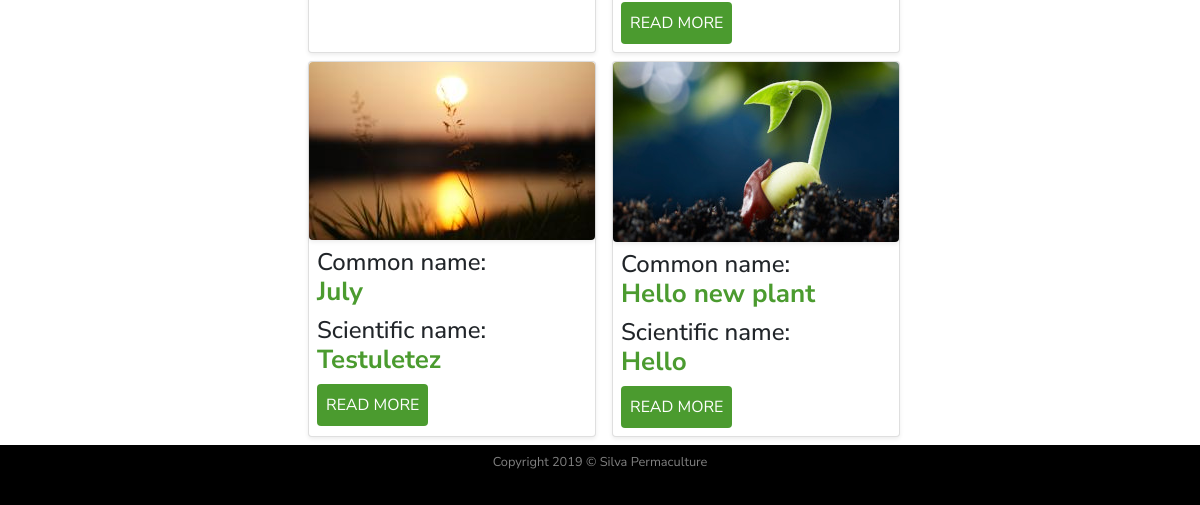
/plants (lower part), run on an earlier commit of the app's database.
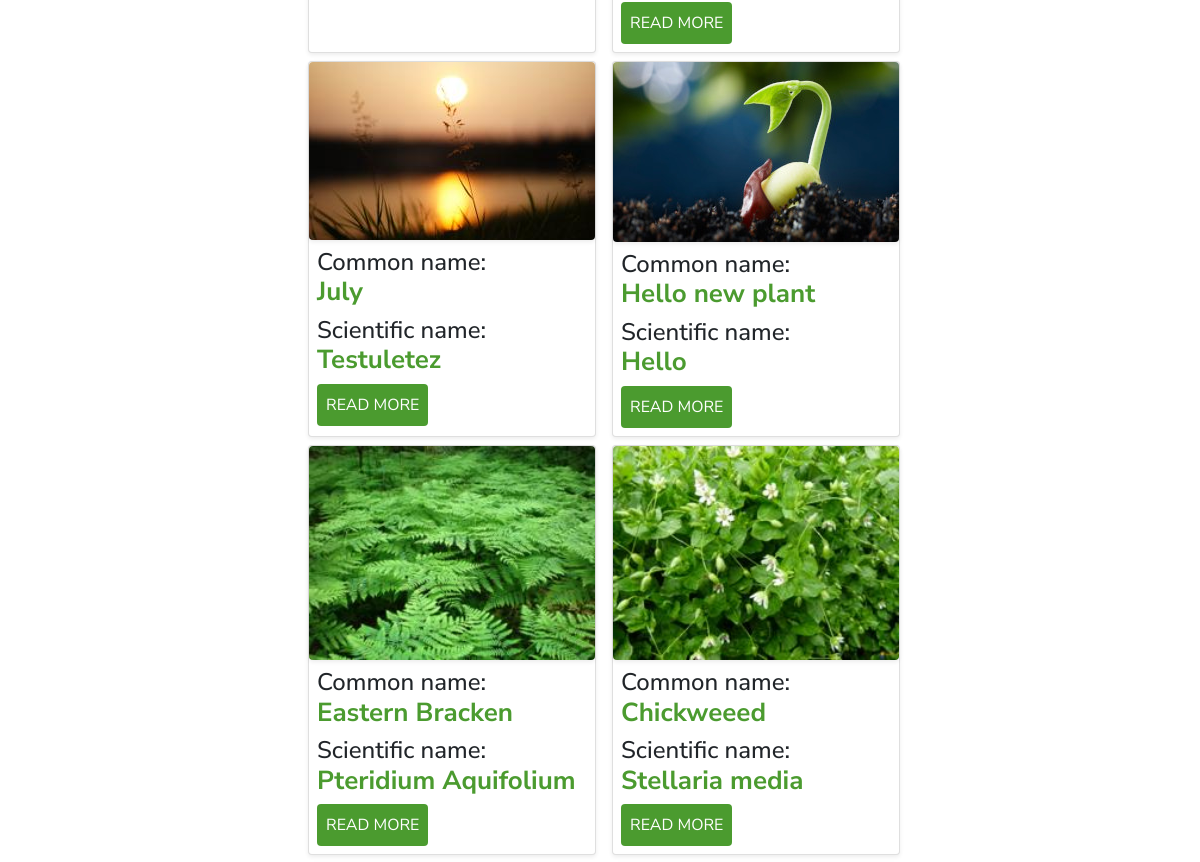
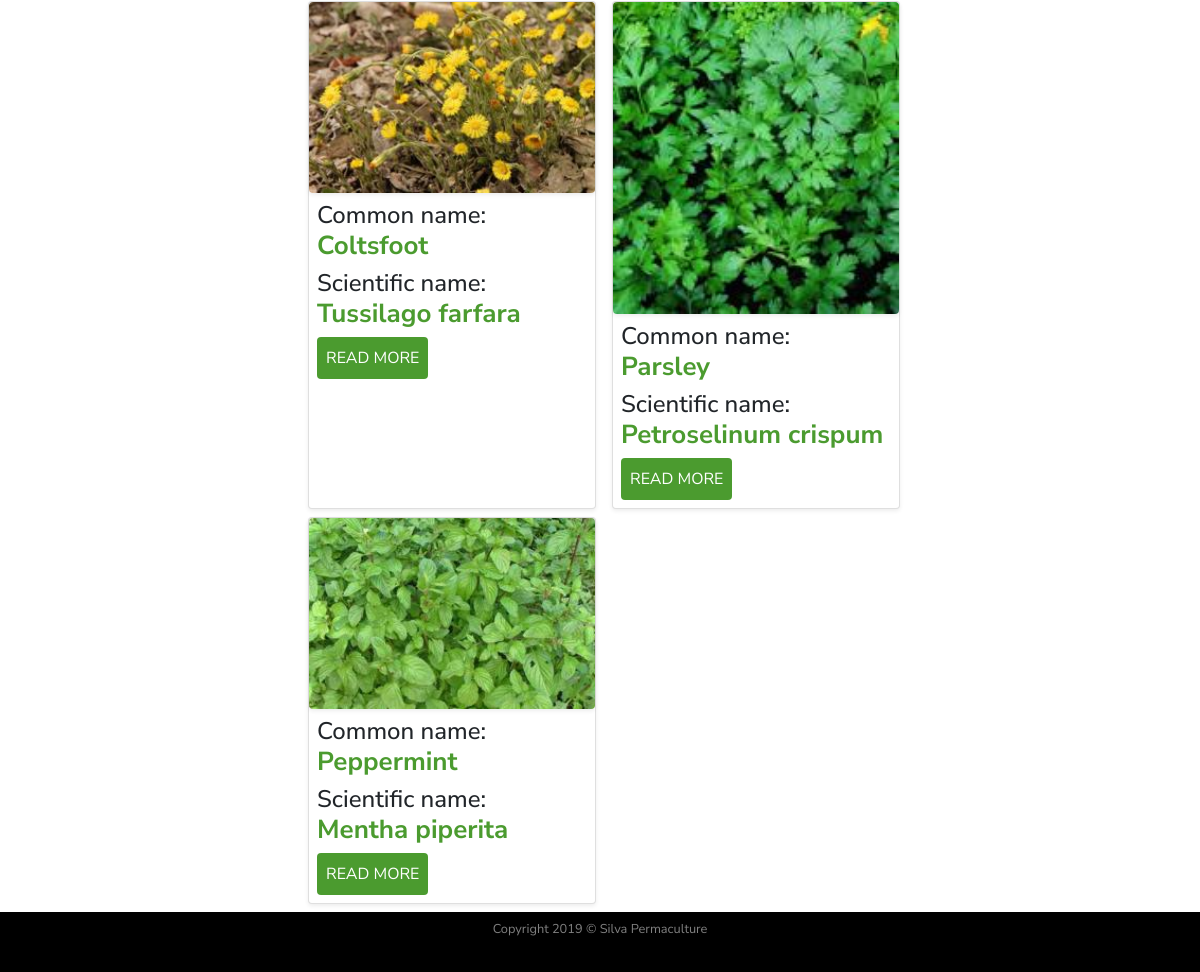
And on a later commit of the database (2 pictures, top to bottom).
### silvapermaculture/models.py (models this page shows, shortened)
class SearchitMixin(object):
    @classmethod
    def search(cls, expression, page, per_page):
        ids, total = search_index(cls.__tablename__, expression, page, per_page)
        if total == 0:
            return cls.query.filter_by(id=0), 0
        when = []
        for i in range(len(ids)):
            when.append((ids[i],i))
        return cls.query.filter(cls.id.in_(ids)).order_by(
            db.case(when, value=cls.id)), total

class Plants(SearchitMixin, db.Model):
    __searchit__ = ['common_name', 'botanical_name', 'medicinal', 'region']
    id = db.Column(db.Integer, primary_key=True)
    common_name = db.Column(db.String(40), nullable=False)
    botanical_name = db.Column(db.String(80), unique=True, nullable=False)
    short_description = db.Column(db.Text, nullable=False)
    medicinal = db.Column(db.Text, nullable=False)
    other_uses = db.Column(db.Text, nullable=False)
    habitats = db.Column(db.Text, nullable=False)
    region = db.Column(db.Text, nullable=False)
    image_file = db.Column(db.String(20), default='default_plant_pic.jpg')
    date_added = db.Column(db.DateTime, nullable=False, default=datetime.utcnow)
    user_id = db.Column(db.Integer, db.ForeignKey('user.id'), nullable=False)
    dna = db.relationship('DNA', secondary = plants_dna_table)  # Dynamic_Nutrient_Accumulated
    nfn = db.relationship('NFN', secondary = plants_nfn_table)  # Nitrogen_Fixers_Nursing

### silvapermaculture/routes.py (the view)
@app.route("/plants")
def plants():
    plants = Plants.query.all()
    search = SearchForm()
    searchn = SearchFormN()
    return render_template('plants.html', title= 'Plants Database', plants=plants, search=search, searchn=searchn)

### silvapermaculture/forms.py (called while the page is built)
def enabled_dna():
    return DNA.query

def enabled_nfn():
    return NFN.query

### silvapermaculture/templates/plants.html (shortened to what this page needs)
{% extends "layout.html" %}
    {% block content %}
        <div class="row">
            <div class="col-12 col-lg-3">
            </div>
            <div class="col-12 col-lg-9 mt-lg-3">
                <div class="row">
                         {% for plant in plants %}
                        <div class="card shadow-sm my-2 my-lg-0 mx-lg-2 mb-lg-2" style="width: 18rem;">
                            <img class="img-fluid rounded shadow-sm" src="{{ url_for('static', filename='img/plants/' + plant.image_file) }}"  alt="Default plant image"/>
                              <div class="card-body p-2">
                                <h4 class="text-left">Common name:<br/> <span class="titles">{{ plant.common_name }}</span></h4>
                                <h4 class="text-left">Scientific name:<br/> <span class="titles">{{ plant.botanical_name }} </span></h4>
                                <a class="btn btn-readmore p-2" href="{{ url_for('plant', plant_id=plant.id) }}">READ MORE</a>
                              </div>
                        </div>
                        {% endfor %}
                </div>
            </div>
        </div>
    {% endblock content %} #Jinja2 allows to put the name of the block here so to know which block is closing if we have multiple.

### silvapermaculture/templates/layout.html (shortened to what this page needs)
<!doctype html>
<html lang="en">
<head>
    <link rel="stylesheet" href="https://stackpath.bootstrapcdn.com/bootstrap/4.3.1/css/bootstrap.min.css">
    <link rel="stylesheet" href="https://cdn.jsdelivr.net/npm/bootstrap-select@1.13.9/dist/css/bootstrap-select.min.css">
    <link rel="stylesheet" href="https://use.fontawesome.com/releases/v5.3.1/css/all.css"
crossorigin="anonymous">
    <link rel="stylesheet" href="{{ url_for('static', filename='css/style.css') }}" type="text/css">
</head>
<body class="d-flex flex-column">
<main>
    <div class="container-fluid">
                {% block content %}
                {% endblock content %}
    </div>
</main>
<div class="container-fluid">
    <div class="row ">
        <div class="col-12 p-0 my-0">
            <footer  class="bg-black text-white-50">
                <div class="text-center  py-1">
                  <small class="py-2">Copyright 2019 &copy; Silva Permaculture</small>
                </div>
            </footer>
        </div>
    </div>
</div>
</body>
</html>

### silvapermaculture/static/css/style.css (style rules this page uses)
html, body { height: 100% }
body { font-family: 'Nunito Sans', sans-serif; font-size: 16px; display: flex; flex-direction: column; }
.bg-black { background-color: black }
main { flex: 1 0 auto }
.titles { color: #4B9B2F; font-size:26px; font-weight: bold }
.btn-readmore, .btn-search { background-color: #4B9B2F; color:white; transition: all .6s }
footer { flex-shrink: 0; height: 60px; }

What changed in the data, as far as the page shows it:
added Plants: image_file (picture), common_name "Eastern Bracken", botanical_name "Pteridium Aquifolium"
added Plants: image_file (picture), common_name "Chickweeed", botanical_name "Stellaria media"
added Plants: image_file (picture), common_name "Coltsfoot", botanical_name "Tussilago farfara"
added Plants: image_file (picture), common_name "Parsley", botanical_name "Petroselinum crispum"
added Plants: image_file (picture), common_name "Peppermint", botanical_name "Mentha piperita"
